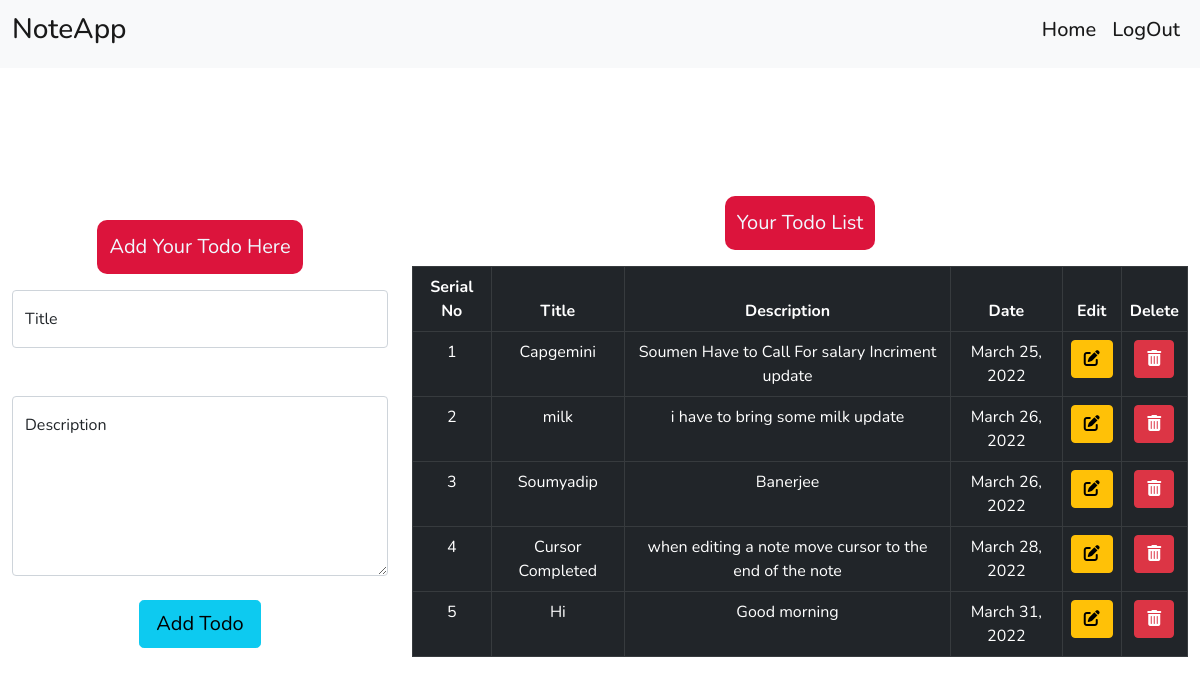
The app's page / (signed in) with its own data.
### noteapp/models.py (models this page shows, shortened)
class Notes(models.Model):
    title = models.CharField(max_length=100,blank=False,null=False)
    description = models.TextField(max_length=250,blank=False,null=False)
    date = models.DateField(auto_now_add=True)

### noteapp/views.py (the view)
# urls.py: path('', views.home , name='home'),
def home(request):
    if request.user.is_authenticated:
        if request.method == 'POST':
            input1 = request.POST['title']
            input2 = request.POST['description']
            Notes.objects.create(title = input1 , description = input2 )
            messages.success(request,'Note Added Successfully..')
            return redirect('home')
        obj = Notes.objects.all()
        context = {'tasks':obj , 'login': True}
        return render(request , 'home.html',context)
    else:
        return render(request , 'home.html')

### templates/home.html (shortened to what this page needs)
<!doctype html>
<html lang="en">
<head>
  <link href="https://cdn.jsdelivr.net/npm/bootstrap@5.0.2/dist/css/bootstrap.min.css" rel="stylesheet"
>
  <link rel="stylesheet" href="https://cdnjs.cloudflare.com/ajax/libs/font-awesome/6.1.1/css/all.min.css">
</head>
<body>
  <nav class="navbar navbar-expand-lg navbar-light bg-light">
    <div class="container-fluid">
      <a class="navbar-brand" href="#"><h3>NoteApp</h3></a>
      <div class="collapse navbar-collapse justify-content-end" id="navbarNav">
        <ul class="navbar-nav">
          {% if request.user.is_authenticated %}
          <li class="nav-item">
            <a class="nav-link active " aria-current="page" href="{% url 'home' %}"><h5>Home</h5></a>
          </li>
          <li class="nav-item">
            <a class="nav-link active" href="{% url 'logout' %}"><h5>LogOut</h5></a>
          </li>
          {% endif %}
        </ul>
      </div>
    </div>
  </nav>
  <div class="container-fluid">
    <div class="row align-items-center" style="height: 80vh;">
      <div class="col-md-4 col-sm-4 mt-4">
        <div class="text-center mb-3">
          <button class="btn btn-lg"
            style="background-color: crimson; color: aliceblue; border-radius: 10px; padding: 0.7rem;">Add Your Todo
            Here</button>
        </div>
        <form action="" method="POST">
          <div class="form-floating mb-5">
            <input class="form-control" name="title" placeholder="Add your Title Here" id="floatingTitle"
              value="{{title}}" onfocus=" let value = this.value; this.value = null; this.value=value" required></input>
            <label for="floatingTitle">Title</label>
          </div>
          <div class="form-floating ">
            <textarea class="form-control description" name="description" placeholder="Add your Description"
              id="floatingTextarea">{{description}}</textarea>
            <label for="floatingTextarea">Description</label>
          </div>
          {% if title %}
          <div class="text-center mt-4">
            <button class="btn btn-lg btn-info">Update Todo</button>
          </div>
          {% else %}
          <div class="text-center mt-4">
            <button class="btn btn-lg btn-info">Add Todo</button>
          </div>
          {%endif%}
        </form>
      </div>
      <div class="col-md-8 col-sm-8 mt-4">
        <div class="text-center mb-3">
          {% if request.user.is_authenticated %}
          <button class="btn btn-lg"
            style="background-color: crimson; color: aliceblue; border-radius: 10px; padding: 0.7rem;">Your Todo List
          </button>
        </div>
        <table class=" table table-dark table-bordered table-responsive text-center table-hover">
          <thead>
            <tr>
              <th>Serial No</th>
              <th>Title</th>
              <th>Description</th>
              <th>Date</th>
              <th>Edit</th>
              <th>Delete</th>
            </tr>
          </thead>
          <tbody>
            {% for task in tasks%}
            <tr>
              <td>{{forloop.counter}}</td>
              <td>{{task.title}}</td>
              <td>{{task.description}}</td>
              <td>{{task.date}}</td>
              <td><a href="{% url 'edit' task.id %}" class="btn btn-warning" onclick="PosEnd(floatingTitle);"><i class="fa-solid fa-pen-to-square"></i></a></td>
              <td><a href="{% url 'delete' task.id %}" class="btn btn-danger"><i class="fa-solid fa-trash-can"></i></a></td>
            </tr>
            {%endfor%}
          </tbody>
        </table>
        {%else%}
        <h4 style="color: crimson; font-size:xx-large;">Please make an account or login Your Account to Add Notes</h4>
        {%endif%}
      </div>
    </div>
  </div>
</body>
</html>

### templates/home.html (style rules this page uses)
body { font-family: 'Nunito', sans-serif; }
textarea { height: 180px !important; }

### records on screen
Notes: title "Capgemini", description "Soumen Have to Call For salary Incriment update", date "March 25, 2022"
Notes: title "milk", description "i have to bring some milk update", date "March 26, 2022"
Notes: title "Soumyadip", description "Banerjee", date "March 26, 2022"
Notes: title "Cursor Completed", description "when editing a note move cursor to the end of the note", date "March 28, 2022"
Notes: title "Hi", description "Good morning", date "March 31, 2022"
